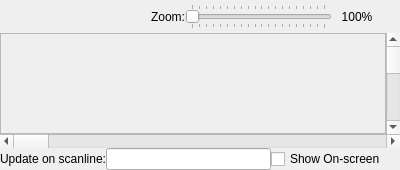
<?xml version="1.0" encoding="UTF-8"?>
<ui version="4.0">
 <class>OAMVisualizerDockWidget</class>
 <widget class="QDockWidget" name="OAMVisualizerDockWidget">
  <property name="geometry">
   <rect>
    <x>0</x>
    <y>0</y>
    <width>400</width>
    <height>170</height>
   </rect>
  </property>
  <property name="windowTitle">
   <string>OAM Memory Visualizer</string>
  </property>
  <widget class="QWidget" name="dockWidgetContents">
   <layout class="QGridLayout" name="gridLayout">
    <property name="margin">
     <number>0</number>
    </property>
    <property name="spacing">
     <number>0</number>
    </property>
    <item row="0" column="0" colspan="2">
     <layout class="QHBoxLayout" name="horizontalLayout">
      <property name="margin">
       <number>4</number>
      </property>
      <item>
       <spacer name="horizontalSpacer">
        <property name="orientation">
         <enum>Qt::Horizontal</enum>
        </property>
        <property name="sizeHint" stdset="0">
         <size>
          <width>40</width>
          <height>20</height>
         </size>
        </property>
       </spacer>
      </item>
      <item>
       <widget class="QLabel" name="label_2">
        <property name="text">
         <string>Zoom:</string>
        </property>
       </widget>
      </item>
      <item>
       <widget class="QSlider" name="zoomSlider">
        <property name="minimum">
         <number>100</number>
        </property>
        <property name="maximum">
         <number>2000</number>
        </property>
        <property name="singleStep">
         <number>100</number>
        </property>
        <property name="pageStep">
         <number>100</number>
        </property>
        <property name="orientation">
         <enum>Qt::Horizontal</enum>
        </property>
        <property name="invertedAppearance">
         <bool>false</bool>
        </property>
        <property name="invertedControls">
         <bool>false</bool>
        </property>
        <property name="tickPosition">
         <enum>QSlider::TicksBothSides</enum>
        </property>
        <property name="tickInterval">
         <number>100</number>
        </property>
       </widget>
      </item>
      <item>
       <widget class="QLabel" name="zoomValueLabel">
        <property name="sizePolicy">
         <sizepolicy hsizetype="Fixed" vsizetype="Preferred">
          <horstretch>0</horstretch>
          <verstretch>0</verstretch>
         </sizepolicy>
        </property>
        <property name="minimumSize">
         <size>
          <width>50</width>
          <height>0</height>
         </size>
        </property>
        <property name="maximumSize">
         <size>
          <width>50</width>
          <height>16777215</height>
         </size>
        </property>
        <property name="text">
         <string>100%</string>
        </property>
        <property name="alignment">
         <set>Qt::AlignCenter</set>
        </property>
       </widget>
      </item>
     </layout>
    </item>
    <item row="1" column="0" colspan="2">
     <widget class="QFrame" name="frame">
      <property name="sizePolicy">
       <sizepolicy hsizetype="Preferred" vsizetype="Expanding">
        <horstretch>0</horstretch>
        <verstretch>0</verstretch>
       </sizepolicy>
      </property>
      <property name="frameShape">
       <enum>QFrame::StyledPanel</enum>
      </property>
      <property name="frameShadow">
       <enum>QFrame::Sunken</enum>
      </property>
      <layout class="QGridLayout" name="gridLayout_2">
       <property name="margin">
        <number>0</number>
       </property>
       <property name="spacing">
        <number>0</number>
       </property>
      </layout>
     </widget>
    </item>
    <item row="1" column="2">
     <widget class="QScrollBar" name="verticalScrollBar">
      <property name="orientation">
       <enum>Qt::Vertical</enum>
      </property>
     </widget>
    </item>
    <item row="2" column="0" colspan="3">
     <widget class="QScrollBar" name="horizontalScrollBar">
      <property name="orientation">
       <enum>Qt::Horizontal</enum>
      </property>
     </widget>
    </item>
    <item row="3" column="0">
     <layout class="QHBoxLayout" name="horizontalLayout_2">
      <item>
       <widget class="QLabel" name="label">
        <property name="text">
         <string>Update on scanline:</string>
        </property>
       </widget>
      </item>
      <item>
       <widget class="QLineEdit" name="updateScanline"/>
      </item>
      <item>
       <widget class="QCheckBox" name="showVisible">
        <property name="text">
         <string>Show On-screen</string>
        </property>
       </widget>
      </item>
     </layout>
    </item>
   </layout>
  </widget>
 </widget>
 <resources/>
 <connections/>
</ui>
